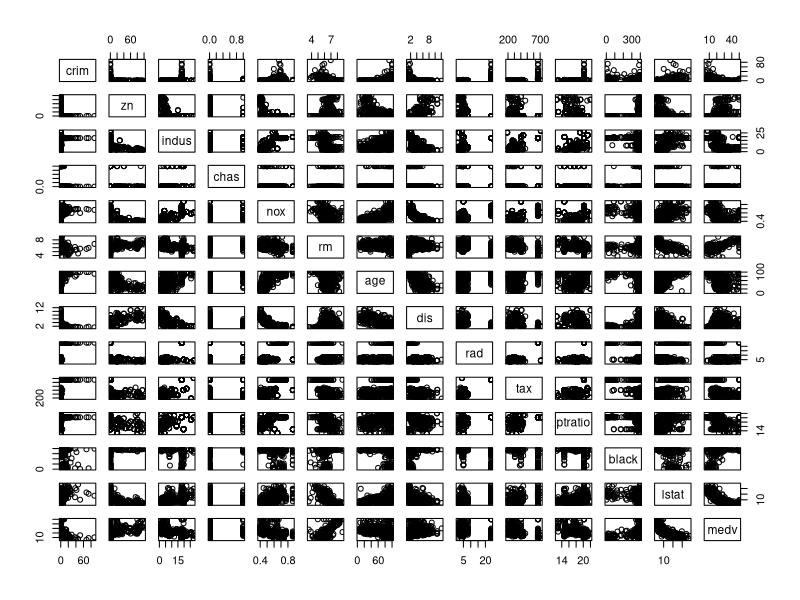
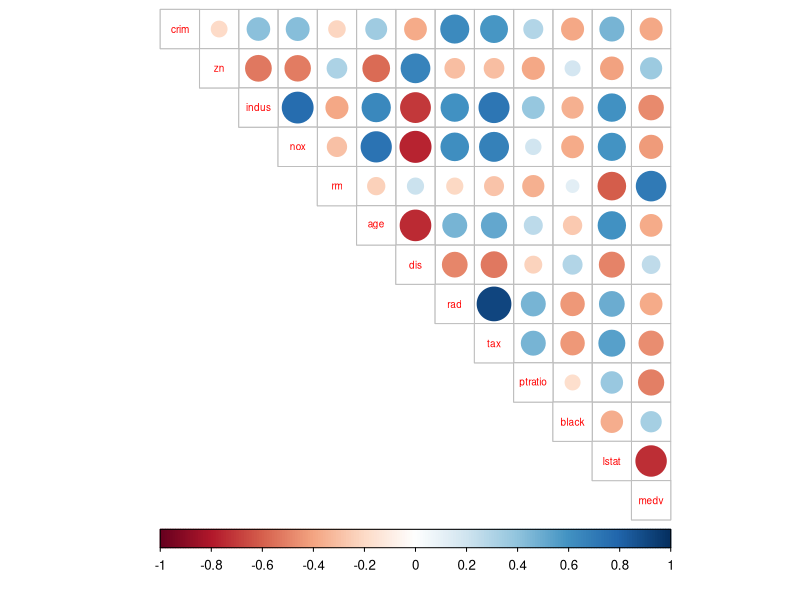
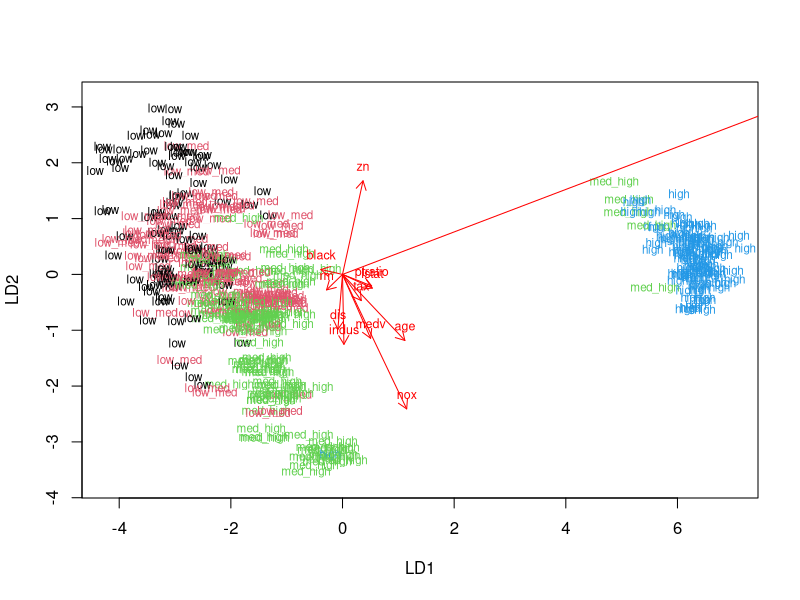
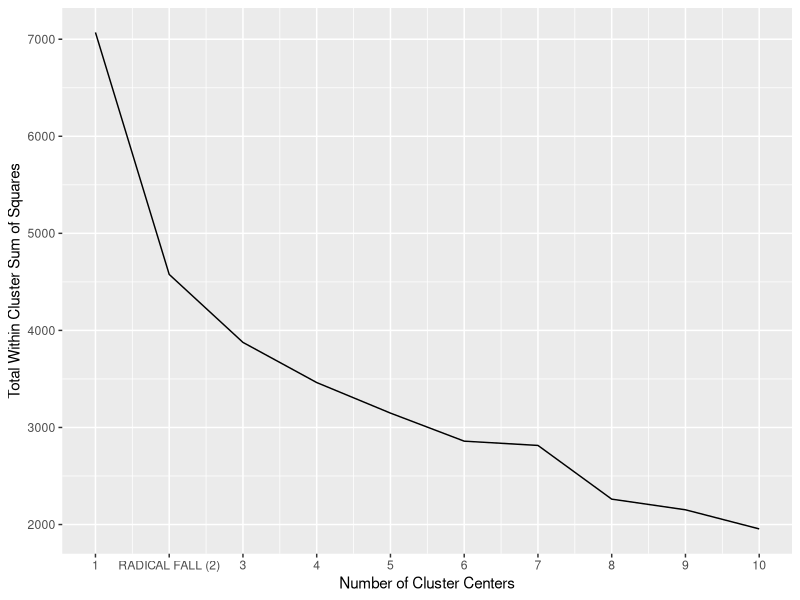
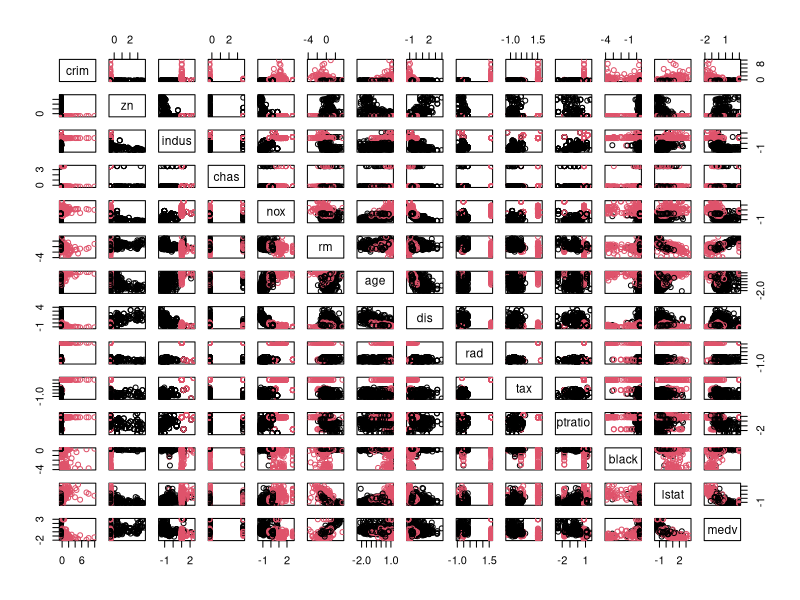
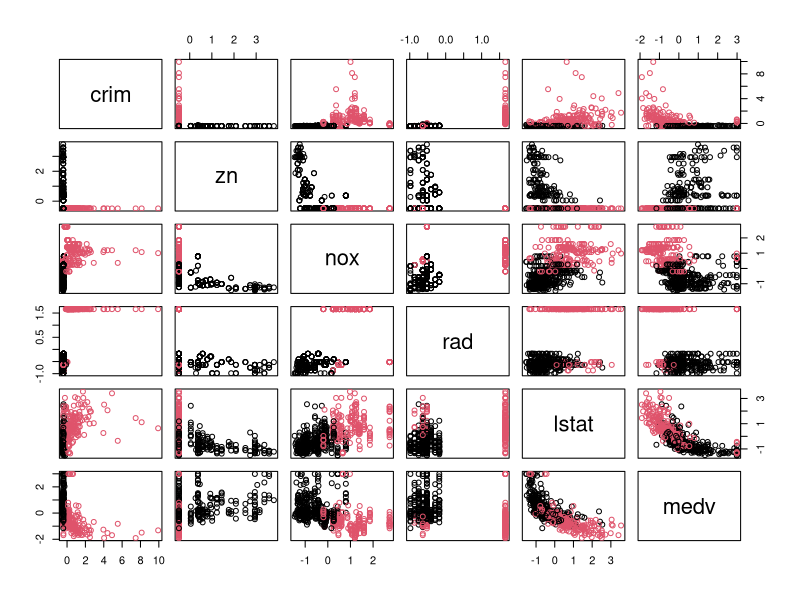

R code for these plots, in order:
## ---- chunk 1
date()

library(MASS)
library(tidyverse)
library(corrplot)
library(GGally)
## ---- chunk 2
data(Boston)
dim(Boston)
str(Boston)
## ---- chunk 3
pairs(Boston)
## ---- chunk 4
summary(Boston)
## ---- chunk 5
b1 <- Boston[-4]
## ---- chunk 6
cor_matrix<-cor(b1) %>% round(digits = 2)

corrplot(cor_matrix, method="circle", type = "upper", cl.pos = "b", tl.pos = "d", tl.cex = 0.6)

## ---- chunk 7
b1_scaled <- scale(b1)

class(b1_scaled)

b1_scaled <- as.data.frame(b1_scaled)
## ---- chunk 8
summary(b1_scaled)
## ---- chunk 9
qvec <- quantile(b1_scaled$crim)
nvec <- c("low", "low_med", "med_high", "high")

crime <- cut(b1_scaled$crim, breaks = qvec, include.lowest = TRUE, label = nvec)

b2 <- b1_scaled %>% dplyr::select(-crim)
b2 <- data.frame(b2, crime)
str(b2)
## ---- chunk 10
n <- nrow(b2)

ind <- sample(n,  size = n * 0.8)

train <- b2[ind,]

test <- b2[-ind,]

dim(train)
dim(test)


## ---- chunk 11
correct_classes <- test$crime


test <- dplyr::select(test, -crime)
## ---- chunk 12
# linear discriminant analysis
lda.fit <- lda(crime ~ ., data = train)


print(lda.fit)

# the function for lda biplot arrows (DataCamp exercise)
lda.arrows <- function(x, myscale = 1, arrow_heads = 0.1, color = "red", tex = 0.75, choices = c(1,2)){
  heads <- coef(x)
  arrows(x0 = 0, y0 = 0, 
         x1 = myscale * heads[,choices[1]], 
         y1 = myscale * heads[,choices[2]], col=color, length = arrow_heads)
  text(myscale * heads[,choices], labels = row.names(heads), 
       cex = tex, col=color, pos=3)
}

# target classes as numeric
classes <- as.numeric(train$crime)

# plot the lda results
plot(lda.fit, dimen = 2, col = classes, pch = classes)
lda.arrows(lda.fit, myscale = 3)
## ---- chunk 13
# predict classes with test data
lda.pred <- predict(lda.fit, newdata = test)

# cross tabulate the results
table(correct = correct_classes, predicted = lda.pred$class)
## ---- chunk 14
data("Boston")
b3 <- scale(Boston)
b3 <- as.data.frame(b3)
summary(b3)

euclidean <- dist(b3)
summary(euclidean)
## ---- chunk 15
set.seed(123)

# determine the number of clusters
k_max <- 10

# calculate the total within sum of squares
twcss <- sapply(1:k_max, function(k){kmeans(b3, k)$tot.withinss})

plotty <- cbind(1:k_max, twcss)
plotty <- as.data.frame(plotty)
ggplot(plotty, aes(x = V1, y = twcss)) + geom_line() + scale_x_continuous(breaks = c(1:10), labels = c("1", "RADICAL FALL (2)", "3", "4", "5", "6", "7", "8", "9", "10") ) + labs(y = "Total Within Cluster Sum of Squares", x = "Number of Cluster Centers")


# k-means clustering
km <- kmeans(b3, centers = 2)

pairs(b3, col = km$cluster)
## ---- chunk 16
b4 <- dplyr::select(b3, crim, zn, nox, rad, lstat, medv)
pairs(b4, col = km$cluster)
